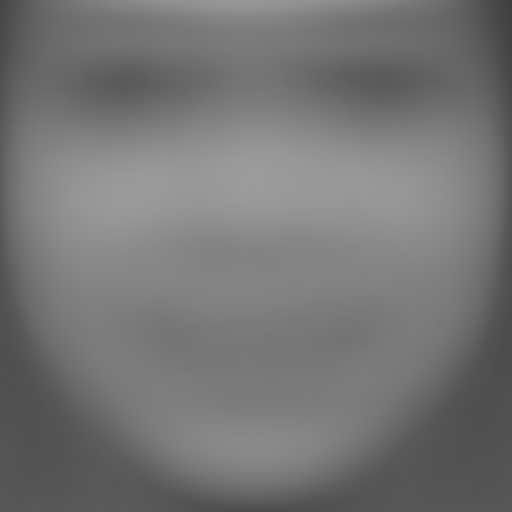

Write Python code to recreate this figure.
from menpowidgets import visualize_images as vimgs
from menpo.transform import scale_about_centre
import numpy as np 
from menpo.image import Image
import os, shutil, sys
import menpo.io as mio
from menpowidgets import visualize_images
import numpy as np
import matplotlib.pyplot as plt
import menpo.math.decomposition as mmath



'''
Defined function
'''

#landmakr handler
def find_landmark(asset):
    index = str(asset).rfind('/') + 1
    landmark + str(asset)[ index: -4 ]
    return { "MyAAM": os.path.abspath( landmark + '/' + str(asset)[ index: -4 ] + '.pts' ) }

def process_bar( now, max, prompt ):
	percentage = now / max * 100.0
	sys.stdout.write( "\r{}: {:.2f}%".format( prompt, percentage ) )
	sys.stdout.flush()

def weight_compare( W_train, W_test ):
	return np.linalg.norm( W_train - W_test )





'''
Global variable
'''
#working directory
workingspace = os.getcwd()
trainingdata = workingspace + '/1/'
landmark = workingspace + '/2/'
testdata = workingspace + '/test/'
meanfaceDir = workingspace + '/mean.png'
weight = workingspace + '/weight/'
threshold = 100000



#Initialize a blank 512*512 image
trainingset = Image.init_blank( [ 512, 512 ] )
#image vectors
imgVs = []
#image name and image vector pair
dictionary = {}
#Training vector
TV = trainingset.as_vector()




#How many images
count = 0
for line in os.listdir( trainingdata ):
    if line.endswith( '.jpg' ):
        count += 1




'''
Read images & calculate mean face
'''
now = 0.0
prompt = "Reading Images"
for fname in os.listdir( trainingdata ):  
    if( fname.endswith( '.jpg' ) ):
        now += 1.0
        process_bar( now, count, prompt )
        #landmark, greyscale, crop, resize, vectorize
        img = mio.import_image( trainingdata + fname , landmark_resolver = find_landmark )
        if img.n_channels == 3:
            img = img.as_greyscale()
        img = img.crop_to_landmarks().resize([512,512])
        imgV = img.as_vector()
        dictionary[ fname ] = imgV
        TV = TV + imgV
#Get mean face and export                
meanV = TV / count
meanFace = trainingset.from_vector( meanV )
print( "\nExport mean face" )
if( os.path.exists( meanfaceDir ) ):
    os.remove( meanfaceDir )
    mio.export_image( meanFace, meanfaceDir )
else:
    mio.export_image( meanFace, meanfaceDir )





'''
Get eigenvector
'''

A = np.empty( (512*512, count ) )
columni = 0
prompt = "\rEigenvector"
for key in dictionary:
    process_bar( columni + 1, count, prompt )
    dictionary[ key ] = dictionary[ key ] - meanV
    A[ :, columni ] = dictionary[ key ]
    columni += 1
C = np.dot(A.transpose(), A) / ( count - 1 )
eigVector, eigValue = mmath.eigenvalue_decomposition( C )
U_k = np.dot( A, eigVector )
#Export eigenvector
#print( "\n{}".format(U_k.shape) )
# fp_uk = open( weight + 'U_k.txt', 'w+' )
# c = 0
# fp_uk.write( str(U_k.shape) + '\n' )
# i = 0
# j = 0
# prompt = "\rExport EigenVector"
# while( i < U_k.shape[ 0 ] ):
# 	while( j < U_k.shape[ 1 ] ):
# 		process_bar( i*U_k.shape[ 1 ] + j + 1, U_k.shape[ 0 ]*U_k.shape[ 1 ], prompt)
# 		fp_uk.write( str( U_k[ i ][ j ] ) + ' ' )
# 		j += 1
# 	i += 1
# 	fp_uk.write( '\n' )
# 	j = 0
# fp_uk.close()


'''
Export weight
Cheacking and creating a directory for weight
'''
# if( os.path.exists( weight ) ):
#     shutil.rmtree( weight )
#     os.mkdir( weight )
# else:
#     os.mkdir( weight )

print()
now = 0
prompt = "\rExport weight"
for key in dictionary:
    now += 1
    process_bar( now, count, prompt )
    W_k = np.dot( U_k.transpose(), dictionary[ key ] )
    #print ("fdfsdfs{}".format(dictionary[ key ].shape))
    dictionary[ key ] = W_k
    #print (dictionary[ key ].shape)
    # fp_weight = open( weight + key[:-4] + '.txt', 'w+')
    # for w in W_k:
    #     fp_weight.write("{}\n".format(w))
    # fp_weight.close()


result = {}
now = 0
prompt = "\rCompare face"
min = 999999
global pair 
#pair = ( ,)
for img in os.listdir( testdata ):
	if img.endswith( 'jpg' ):
		print( "\nfdfsdad\n" + img )
		obama = mio.import_image( testdata + img  )
		if obama.n_channels == 3:
			obama = obama.as_greyscale()
		obama = obama.resize([512,512])
		obamaV = obama.as_vector() - meanV
		w_obama = np.dot( U_k.transpose(), obamaV )
		for key in dictionary:
			now += 1
			process_bar( now, count, prompt )
			r = weight_compare( dictionary[ key ], w_obama )
			if( r < min ):
				min = r
				pair = (key,min)
			if( r < threshold ):
				result[ key ] = r


print( "\n{}".format(result) )
print()
print( pair )
